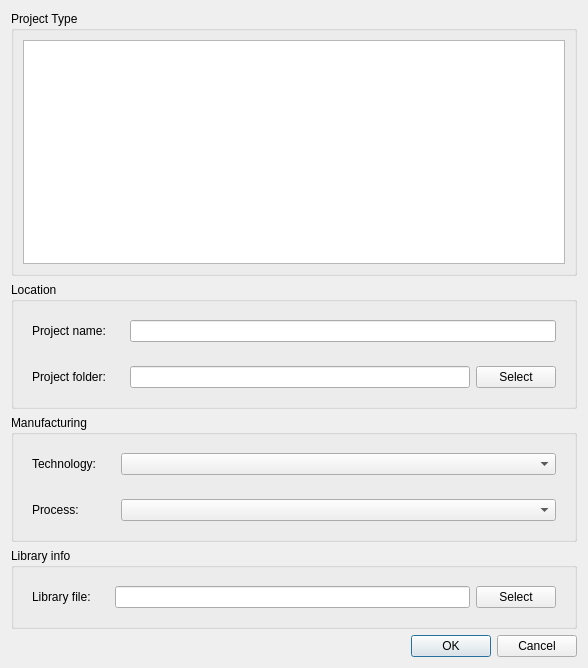
<?xml version="1.0" encoding="UTF-8"?>
<ui version="4.0">
 <class>Templates</class>
 <widget class="QDialog" name="Templates">
  <property name="geometry">
   <rect>
    <x>0</x>
    <y>0</y>
    <width>588</width>
    <height>668</height>
   </rect>
  </property>
  <property name="windowTitle">
   <string>Dialog</string>
  </property>
  <layout class="QVBoxLayout" name="verticalLayout_2">
   <item>
    <widget class="QGroupBox" name="groupBox">
     <property name="title">
      <string>Project Type</string>
     </property>
     <layout class="QVBoxLayout" name="verticalLayout">
      <item>
       <widget class="QListWidget" name="listWidget">
        <property name="currentRow">
         <number>-1</number>
        </property>
       </widget>
      </item>
     </layout>
    </widget>
   </item>
   <item>
    <widget class="QGroupBox" name="groupBox_2">
     <property name="title">
      <string>Location</string>
     </property>
     <layout class="QFormLayout" name="formLayout">
      <item row="0" column="1">
       <widget class="QWidget" name="widget_2" native="true">
        <layout class="QHBoxLayout" name="horizontalLayout_2">
         <item>
          <widget class="QLineEdit" name="projectName"/>
         </item>
        </layout>
       </widget>
      </item>
      <item row="3" column="1">
       <widget class="QWidget" name="widget" native="true">
        <property name="minimumSize">
         <size>
          <width>100</width>
          <height>0</height>
         </size>
        </property>
        <layout class="QHBoxLayout" name="horizontalLayout">
         <item>
          <widget class="QLineEdit" name="projectPath"/>
         </item>
         <item>
          <widget class="QPushButton" name="pushPath">
           <property name="text">
            <string>Select</string>
           </property>
          </widget>
         </item>
        </layout>
       </widget>
      </item>
      <item row="0" column="0">
       <widget class="QWidget" name="widget_3" native="true">
        <property name="minimumSize">
         <size>
          <width>0</width>
          <height>0</height>
         </size>
        </property>
        <layout class="QVBoxLayout" name="verticalLayout_3">
         <item>
          <widget class="QLabel" name="label">
           <property name="text">
            <string>Project name:</string>
           </property>
          </widget>
         </item>
        </layout>
       </widget>
      </item>
      <item row="3" column="0">
       <widget class="QWidget" name="widget_4" native="true">
        <property name="minimumSize">
         <size>
          <width>0</width>
          <height>0</height>
         </size>
        </property>
        <layout class="QVBoxLayout" name="verticalLayout_4">
         <item>
          <widget class="QLabel" name="label_2">
           <property name="text">
            <string>Project folder:</string>
           </property>
          </widget>
         </item>
        </layout>
       </widget>
      </item>
     </layout>
    </widget>
   </item>
   <item>
    <widget class="QGroupBox" name="groupBox_3">
     <property name="title">
      <string>Manufacturing</string>
     </property>
     <layout class="QFormLayout" name="formLayout_2">
      <item row="0" column="0">
       <widget class="QWidget" name="widget_7" native="true">
        <property name="minimumSize">
         <size>
          <width>0</width>
          <height>0</height>
         </size>
        </property>
        <layout class="QVBoxLayout" name="verticalLayout_5">
         <item>
          <widget class="QLabel" name="label_3">
           <property name="text">
            <string>Technology:</string>
           </property>
          </widget>
         </item>
        </layout>
       </widget>
      </item>
      <item row="3" column="0">
       <widget class="QWidget" name="widget_8" native="true">
        <property name="minimumSize">
         <size>
          <width>0</width>
          <height>0</height>
         </size>
        </property>
        <layout class="QVBoxLayout" name="verticalLayout_6">
         <item>
          <widget class="QLabel" name="label_4">
           <property name="text">
            <string>Process:</string>
           </property>
          </widget>
         </item>
        </layout>
       </widget>
      </item>
      <item row="3" column="1">
       <widget class="QWidget" name="widget_6" native="true">
        <layout class="QHBoxLayout" name="horizontalLayout_4">
         <item>
          <widget class="QComboBox" name="comboProcess">
           <property name="minimumSize">
            <size>
             <width>200</width>
             <height>0</height>
            </size>
           </property>
          </widget>
         </item>
        </layout>
       </widget>
      </item>
      <item row="0" column="1">
       <widget class="QWidget" name="widget_5" native="true">
        <layout class="QHBoxLayout" name="horizontalLayout_3">
         <item>
          <widget class="QComboBox" name="comboTechnology">
           <property name="minimumSize">
            <size>
             <width>200</width>
             <height>0</height>
            </size>
           </property>
           <property name="baseSize">
            <size>
             <width>300</width>
             <height>0</height>
            </size>
           </property>
          </widget>
         </item>
        </layout>
       </widget>
      </item>
     </layout>
    </widget>
   </item>
   <item>
    <widget class="QGroupBox" name="libraryInfoBox">
     <property name="title">
      <string>Library info</string>
     </property>
     <layout class="QFormLayout" name="formLayout_3">
      <item row="0" column="0">
       <widget class="QWidget" name="widget_9" native="true">
        <property name="minimumSize">
         <size>
          <width>0</width>
          <height>0</height>
         </size>
        </property>
        <layout class="QVBoxLayout" name="verticalLayout_7">
         <item>
          <widget class="QLabel" name="label_5">
           <property name="text">
            <string>Library file:</string>
           </property>
          </widget>
         </item>
        </layout>
       </widget>
      </item>
      <item row="0" column="1">
       <widget class="QWidget" name="widget_10" native="true">
        <property name="minimumSize">
         <size>
          <width>100</width>
          <height>0</height>
         </size>
        </property>
        <layout class="QHBoxLayout" name="horizontalLayout_5">
         <item>
          <widget class="QLineEdit" name="libraryPath"/>
         </item>
         <item>
          <widget class="QPushButton" name="pushLibraryPath">
           <property name="text">
            <string>Select</string>
           </property>
          </widget>
         </item>
        </layout>
       </widget>
      </item>
     </layout>
    </widget>
   </item>
   <item>
    <widget class="QDialogButtonBox" name="buttonBox">
     <property name="standardButtons">
      <set>QDialogButtonBox::Cancel|QDialogButtonBox::Ok</set>
     </property>
    </widget>
   </item>
  </layout>
 </widget>
 <resources/>
 <connections/>
</ui>
